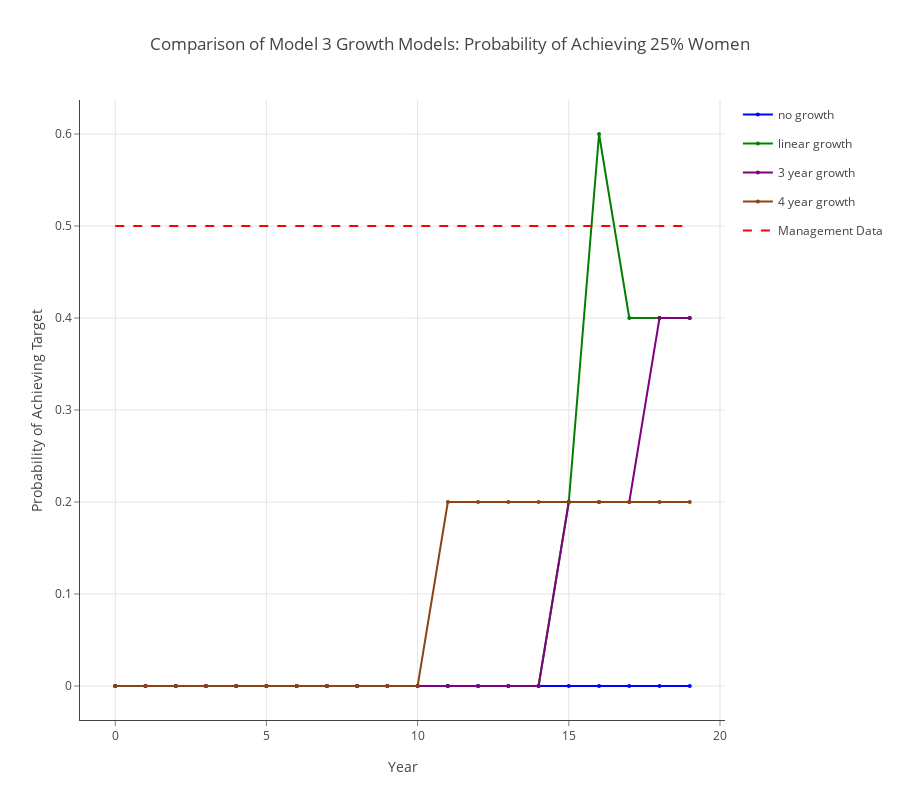

Source (notebook cell):
### Markdown cell above
## Comparison of Model 3 Growth Models: Probability of Achieving 25% Women

### Code cell
data = []
linecolors = ['rgb(0,0,255)', 'rgb(0,128,0)', 'rgb(128,0,128)', 'rgb(139,69,19)']
fillcolors = ['rgba(0,0,255,0.25)', 'rgba(0,128,0,0.25)', 'rgba(128,0,128,0.25)', 'rgba(160,82,45,0.25)']

for k,v in enumerate(results.mlist):

    data.append(go.Scatter(
        x=v.summary_matrix['yr'],
        y=v.summary_matrix['p_fpct'],
        line=dict(color=linecolors[k],
                 width=2),
        legendgroup=legend_labels[k],
        showlegend=True,
        marker=dict(
            size=4),
        mode='lines+markers',
        name=legend_labels[k],
    ))


data.append(go.Scatter(
    x=v.summary_matrix['yr'], 
    y=np.repeat(0.5, len(v.summary_matrix['yr'])),
    line=dict(color='red',
             dash='dash'),
    name='Management Data',
    mode='lines',
))
    
layout = go.Layout(
    title='Comparison of Model 3 Growth Models: Probability of Achieving 25% Women',
    height=800,
    width=900,
    paper_bgcolor='rgb(255,255,255)',
    plot_bgcolor='rgb(255,255,255)',
    xaxis=dict(
        visible=True,
        title='Year',
        gridcolor='rgb(229,229,229)',
        showgrid=True,
        showline=True,
        showticklabels=True,
        tickcolor='rgb(127,127,127)',
        ticks='outside',
        zeroline=False
    ),
    yaxis=dict(
        title='Probability of Achieving Target',
        gridcolor='rgb(229,229,229)',
        showgrid=True,
        showline=True,
        showticklabels=True,
        tickcolor='rgb(127,127,127)',
        ticks='outside',
        zeroline=False
    ),
)
fig = go.Figure(data=data, layout=layout)
plotly.offline.iplot(fig, filename= 'shaded_lines')

# export image for ingestion to pdf file.
if not os.path.exists('images'):
    os.mkdir('images')
pio.write_image(fig, 'images/probability_of_reaching_gender_target.png')

### Figure 1 — Plotly figure (JSON) as saved in the notebook; plotly's stock layout.template omitted (floating-point values rounded to 4 significant figures)
{"data": [{"legendgroup": "no growth", "line": {"color": "rgb(0,0,255)", "width": 2}, "marker": {"size": 4}, "mode": "lines+markers", "name": "no growth", "showlegend": true, "type": "scatter", "uid": "92eaf4a4-04e2-49bb-a745-fea857f04d0c", "x": [0, 1, 2, 3, 4, 5, 6, 7, 8, 9, 10, 11, 12, 13, 14, 15, 16, 17, 18, 19], "y": [0, 0, 0, 0, 0, 0, 0, 0, 0, 0, 0, 0, 0, 0, 0, 0, 0, 0, 0, 0]}, {"legendgroup": "linear growth", "line": {"color": "rgb(0,128,0)", "width": 2}, "marker": {"size": 4}, "mode": "lines+markers", "name": "linear growth", "showlegend": true, "type": "scatter", "uid": "9ba926b7-b7df-4621-9992-96967f005456", "x": [0, 1, 2, 3, 4, 5, 6, 7, 8, 9, 10, 11, 12, 13, 14, 15, 16, 17, 18, 19], "y": [0, 0, 0, 0, 0, 0, 0, 0, 0, 0, 0, 0, 0, 0, 0, 0.2, 0.6, 0.4, 0.4, 0.4]}, {"legendgroup": "3 year growth", "line": {"color": "rgb(128,0,128)", "width": 2}, "marker": {"size": 4}, "mode": "lines+markers", "name": "3 year growth", "showlegend": true, "type": "scatter", "uid": "0992d1f4-7bc5-4b9b-8715-207e253d220b", "x": [0, 1, 2, 3, 4, 5, 6, 7, 8, 9, 10, 11, 12, 13, 14, 15, 16, 17, 18, 19], "y": [0, 0, 0, 0, 0, 0, 0, 0, 0, 0, 0, 0, 0, 0, 0, 0.2, 0.2, 0.2, 0.4, 0.4]}, {"legendgroup": "4 year growth", "line": {"color": "rgb(139,69,19)", "width": 2}, "marker": {"size": 4}, "mode": "lines+markers", "name": "4 year growth", "showlegend": true, "type": "scatter", "uid": "cdc9ddb1-4936-4631-b83e-f1920f1c8842", "x": [0, 1, 2, 3, 4, 5, 6, 7, 8, 9, 10, 11, 12, 13, 14, 15, 16, 17, 18, 19], "y": [0, 0, 0, 0, 0, 0, 0, 0, 0, 0, 0, 0.2, 0.2, 0.2, 0.2, 0.2, 0.2, 0.2, 0.2, 0.2]}, {"line": {"color": "red", "dash": "dash"}, "mode": "lines", "name": "Management Data", "type": "scatter", "uid": "cf78bddb-84cf-470c-bc76-443d2fc986f2", "x": [0, 1, 2, 3, 4, 5, 6, 7, 8, 9, 10, 11, 12, 13, 14, 15, 16, 17, 18, 19], "y": [0.5, 0.5, 0.5, 0.5, 0.5, 0.5, 0.5, 0.5, 0.5, 0.5, 0.5, 0.5, 0.5, 0.5, 0.5, 0.5, 0.5, 0.5, 0.5, 0.5]}], "layout": {"height": 800, "paper_bgcolor": "rgb(255,255,255)", "plot_bgcolor": "rgb(255,255,255)", "title": {"text": "Comparison of Model 3 Growth Models: Probability of Achieving 25% Women"}, "width": 900, "xaxis": {"gridcolor": "rgb(229,229,229)", "showgrid": true, "showline": true, "showticklabels": true, "tickcolor": "rgb(127,127,127)", "ticks": "outside", "title": {"text": "Year"}, "visible": true, "zeroline": false}, "yaxis": {"gridcolor": "rgb(229,229,229)", "showgrid": true, "showline": true, "showticklabels": true, "tickcolor": "rgb(127,127,127)", "ticks": "outside", "title": {"text": "Probability of Achieving Target"}, "zeroline": false}}}
